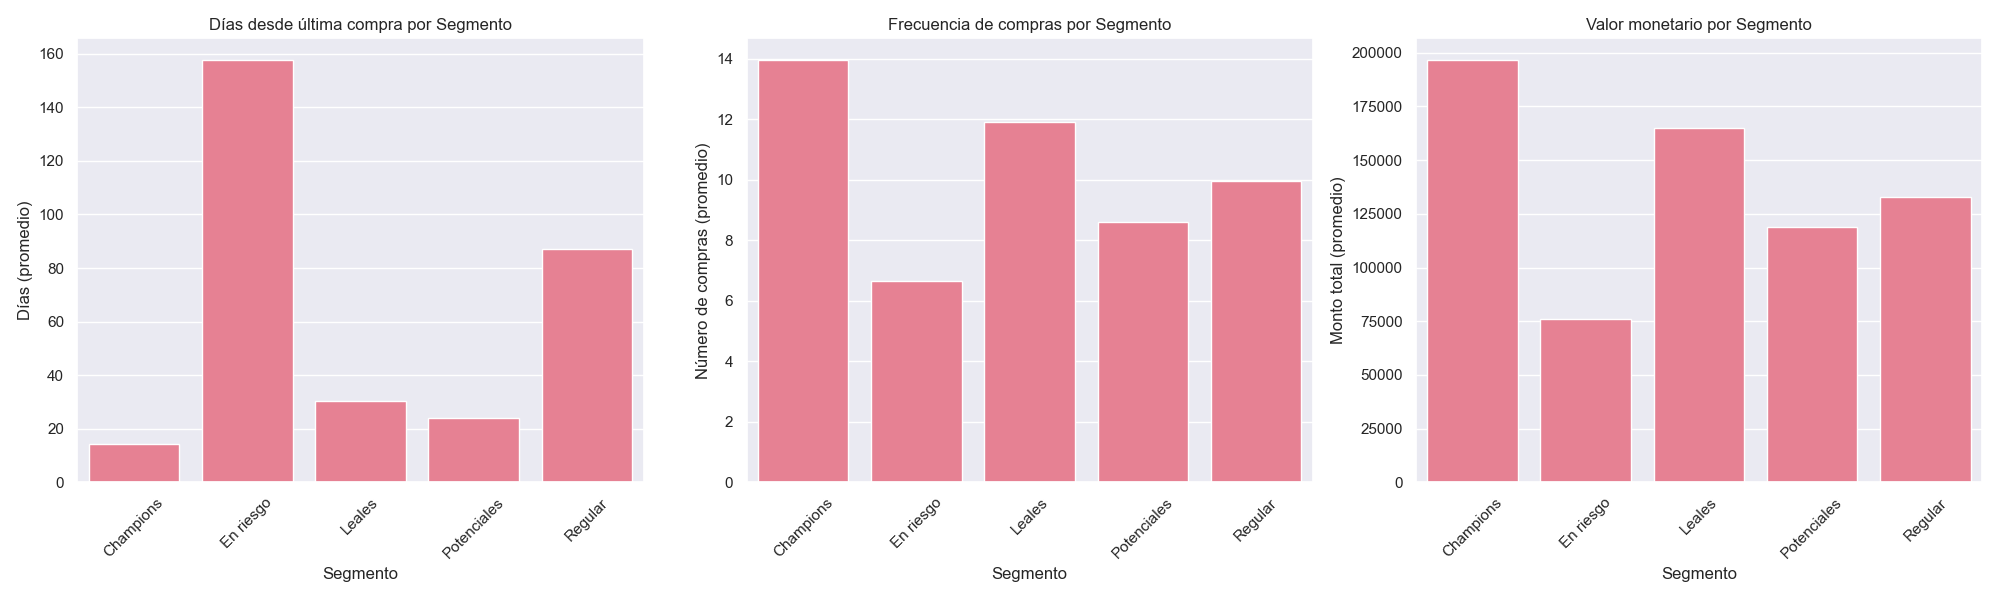

This chart was generated by the following Python code:
import pandas as pd
from datetime import datetime
import matplotlib.pyplot as plt
import seaborn as sns
import numpy as np

# Leer los datos
df = pd.read_csv('transacciones_rfm.csv')
df['transaction_date'] = pd.to_datetime(df['transaction_date'])

# Establecer la fecha de análisis (último día en los datos)
fecha_analisis = df['transaction_date'].max()

# Calcular métricas RFM por cliente
rfm = df.groupby('customer_id').agg({
    'transaction_date': lambda x: (fecha_analisis - x.max()).days,  # Recency
    'transaction_id': 'count',  # Frequency
    'total_amount': 'sum'  # Monetary
}).rename(columns={
    'transaction_date': 'recency',
    'transaction_id': 'frequency',
    'total_amount': 'monetary'
})

# Calcular quintiles para cada métrica
r_labels = range(5, 0, -1)  # 5 es mejor (compra reciente)
f_labels = range(1, 6)      # 5 es mejor (compra frecuente)
m_labels = range(1, 6)      # 5 es mejor (gasta más)

r_quintiles = pd.qcut(rfm['recency'], q=5, labels=r_labels)
f_quintiles = pd.qcut(rfm['frequency'], q=5, labels=f_labels)
m_quintiles = pd.qcut(rfm['monetary'], q=5, labels=m_labels)

# Agregar scores al dataframe
rfm['R'] = r_quintiles
rfm['F'] = f_quintiles
rfm['M'] = m_quintiles

# Calcular RFM Score
rfm['RFM_Score'] = rfm['R'].astype(str) + rfm['F'].astype(str) + rfm['M'].astype(str)

# Clasificar clientes
def clasificar_cliente(row):
    if row['R'] >= 4 and row['F'] >= 4 and row['M'] >= 4:
        return 'Champions'
    elif row['R'] >= 3 and row['F'] >= 3 and row['M'] >= 3:
        return 'Leales'
    elif row['R'] >= 3 and row['F'] >= 1 and row['M'] >= 2:
        return 'Potenciales'
    elif row['R'] <= 2 and row['F'] <= 2 and row['M'] <= 2:
        return 'En riesgo'
    elif row['R'] <= 1 and row['F'] <= 1 and row['M'] <= 1:
        return 'Perdidos'
    else:
        return 'Regular'

rfm['Segmento'] = rfm.apply(clasificar_cliente, axis=1)

# Mostrar resumen de segmentos
print("\nResumen de Segmentos de Clientes:")
print(rfm['Segmento'].value_counts())

# Mostrar estadísticas por segmento
print("\nEstadísticas por Segmento:")
segmento_stats = rfm.groupby('Segmento').agg({
    'recency': 'mean',
    'frequency': 'mean',
    'monetary': 'mean'
}).round(2)
print(segmento_stats)

# Modificar la configuración del estilo
plt.style.use('default')  # Usar estilo default de matplotlib
sns.set_theme()  # Aplicar tema de seaborn
sns.set_palette("husl")

# Crear figura con tres subplots
fig, (ax1, ax2, ax3) = plt.subplots(1, 3, figsize=(20, 6))

# Preparar datos para gráficas
plot_data = segmento_stats.reset_index()

# Gráfica de Recency
sns.barplot(x='Segmento', y='recency', data=plot_data, ax=ax1)
ax1.set_title('Días desde última compra por Segmento')
ax1.set_xlabel('Segmento')
ax1.set_ylabel('Días (promedio)')
ax1.tick_params(axis='x', rotation=45)

# Gráfica de Frequency
sns.barplot(x='Segmento', y='frequency', data=plot_data, ax=ax2)
ax2.set_title('Frecuencia de compras por Segmento')
ax2.set_xlabel('Segmento')
ax2.set_ylabel('Número de compras (promedio)')
ax2.tick_params(axis='x', rotation=45)

# Gráfica de Monetary
sns.barplot(x='Segmento', y='monetary', data=plot_data, ax=ax3)
ax3.set_title('Valor monetario por Segmento')
ax3.set_xlabel('Segmento')
ax3.set_ylabel('Monto total (promedio)')
ax3.tick_params(axis='x', rotation=45)

# Ajustar layout
plt.tight_layout()

# Guardar gráfica
plt.savefig('analisis_rfm.png')

# Crear gráfica de radar (spider plot)

# Normalizar datos para el gráfico de radar
normalized_stats = segmento_stats.copy()
for column in ['recency', 'frequency', 'monetary']:
    normalized_stats[column] = (segmento_stats[column] - segmento_stats[column].min()) / \
                              (segmento_stats[column].max() - segmento_stats[column].min())
    if column == 'recency':  # Invertir recency ya que menor es mejor
        normalized_stats[column] = 1 - normalized_stats[column]

# Crear gráfica de radar
categories = ['Recency', 'Frequency', 'Monetary']
fig = plt.figure(figsize=(10, 10))
ax = fig.add_subplot(111, projection='polar')

angles = np.linspace(0, 2*np.pi, len(categories), endpoint=False)
angles = np.concatenate((angles, [angles[0]]))  # Cerrar el polígono

for segmento in normalized_stats.index:
    values = normalized_stats.loc[segmento].values
    values = np.concatenate((values, [values[0]]))
    ax.plot(angles, values, linewidth=2, label=segmento)
    ax.fill(angles, values, alpha=0.25)

ax.set_xticks(angles[:-1])
ax.set_xticklabels(categories)
ax.set_title('Comparación RFM por Segmento')
plt.legend(loc='upper right', bbox_to_anchor=(0.1, 0.1))

plt.tight_layout()
plt.savefig('radar_rfm.png')

# Guardar resultados
rfm.to_csv('resultados_rfm.csv') 